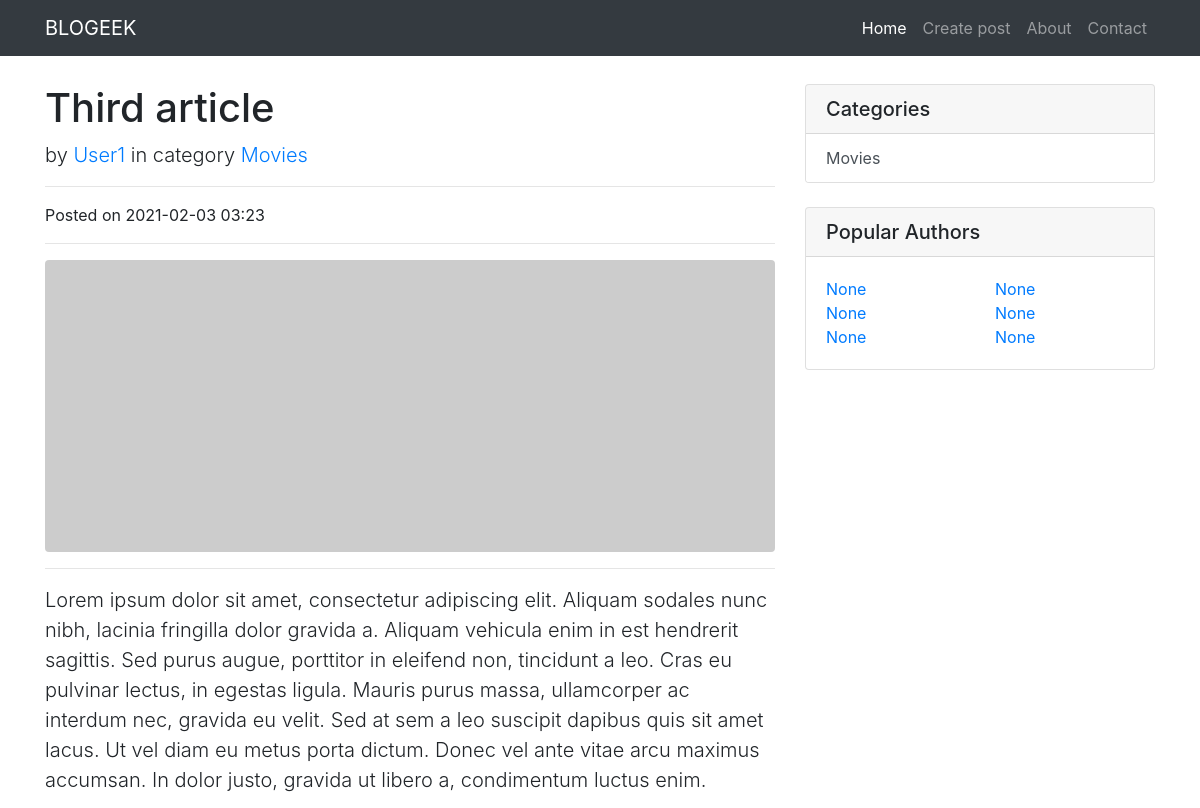
The page /posts/3/ (upper part) on the database as committed earlier.
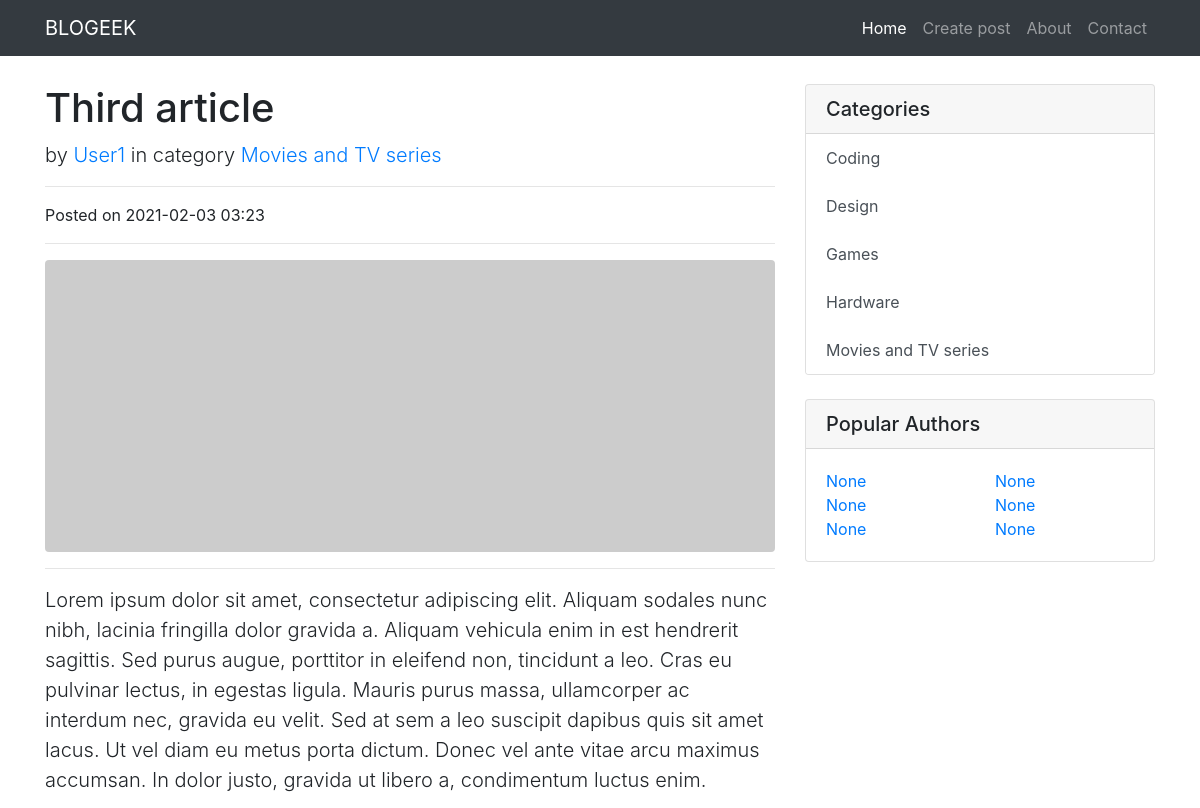
The same page on the database as committed later.
### blogeek/models.py (models this page shows, shortened)
class BlogPosts(models.Model):
    title = models.CharField(max_length=150, verbose_name='Название')
    description = models.CharField(max_length=600, verbose_name='Описание')
    content = models.TextField(blank=True, verbose_name='Контент')
    created_at = models.DateTimeField(auto_now_add=True, verbose_name='Дата публикации')
    updated_at = models.DateTimeField(auto_now=True, verbose_name='Обновлено')
    photo = models.ImageField(upload_to='photos/%Y/%m/%d/', verbose_name='Фото', blank=True)
    is_published = models.BooleanField(default=True, verbose_name='Опубликовано')
    views = models.IntegerField(default=0)
    category = models.ForeignKey('Category', on_delete=models.PROTECT, verbose_name='Категория')
    user = models.ForeignKey(User, verbose_name="Автор", on_delete=models.CASCADE)
    class Meta:
        verbose_name = 'Статья'
        verbose_name_plural = 'Статьи'
        ordering = ['-created_at']

class Category(models.Model):
    title = models.CharField(max_length=150, db_index=True, verbose_name='Категория')
    description = models.CharField(max_length=200)
    class Meta:
        verbose_name = 'Категория'
        verbose_name_plural = 'Категории'
        ordering = ['title']
    def get_absolute_url(self):
        return reverse('category', kwargs={"category_id": self.pk})
    def __str__(self):
        return self.title

### blogeek/views.py (the view)
# urls.py: path('posts/<int:blogposts_id>/', view_blogposts, name='view_blogposts'),
def view_blogposts(request, blogposts_id):
    blogposts_item = get_object_or_404(BlogPosts, pk=blogposts_id)
    return render(request, 'blogeek/view_blogposts.html', {"blogposts_item": blogposts_item})

### blogeek/templatetags/blogposts_tags.py (called while the page is built)
@register.simple_tag()
def get_categories():
    return Category.objects.all()

### blogeek/templates/blogeek/view_blogposts.html (shortened to what this page needs)
{% extends 'base.html' %}
{% block content %}
<h1 class="mt-4">{{ blogposts_item.title }}</h1>
<p class="lead">
    by
    <a href="#">{{ blogposts_item.user }}</a>
    in category
    <a href="{{ blogposts_item.category.get_absolute_url }}">{{ blogposts_item.category }}</a>
</p>
<hr>
<p>Posted on {{ blogposts_item.created_at|date:"Y-m-d H:i" }}</p>
<hr>
{% if item.photo %}
<img class="img-fluid rounded" src="{{ blogposts_item.photo.url }}" width="250" alt="Card image cap">
{% else %}
<img class="img-fluid rounded" src="https://picsum.photos/750/300?random=1" alt="Card image cap">
{% endif %}
<hr>
<p class="lead">{{ blogposts_item.description }}</p>
{% endblock %}

### templates/inc/_sidebar.html
{% load blogposts_tags %}
{% get_categories as categories %}
<div class="card my-4">
    <h5 class="card-header">Categories</h5>
    <div class="list-group">
        {% for item in categories %}
        <a href="{{ item.get_absolute_url }}" class="list-group-item list-group-item-action" style="border:none">{{ item.title }}</a>
        {% endfor %}
    </div>
</div>
<div class="card my-4">
    <h5 class="card-header">Popular Authors</h5>
    <div class="card-body">
        <div class="row">
            <div class="col-lg-6">
                <ul class="list-unstyled mb-0">
                    <li>
                        <a href="#">None</a>
                    </li>
                    <li>
                        <a href="#">None</a>
                    </li>
                    <li>
                        <a href="#">None</a>
                    </li>
                </ul>
            </div>
            <div class="col-lg-6">
                <ul class="list-unstyled mb-0">
                    <li>
                        <a href="#">None</a>
                    </li>
                    <li>
                        <a href="#">None</a>
                    </li>
                    <li>
                        <a href="#">None</a>
                    </li>
                </ul>
            </div>
        </div>
    </div>
</div>

Rows that differ between the two databases and show on the page:
changed through a linked row, BlogPosts "Third article": category "Movies" → "Movies and TV series"
added Category: title "Coding"
added Category: title "Design"
added Category: title "Games"
added Category: title "Hardware"
changed Category: title "Movies" → "Movies and TV series"
